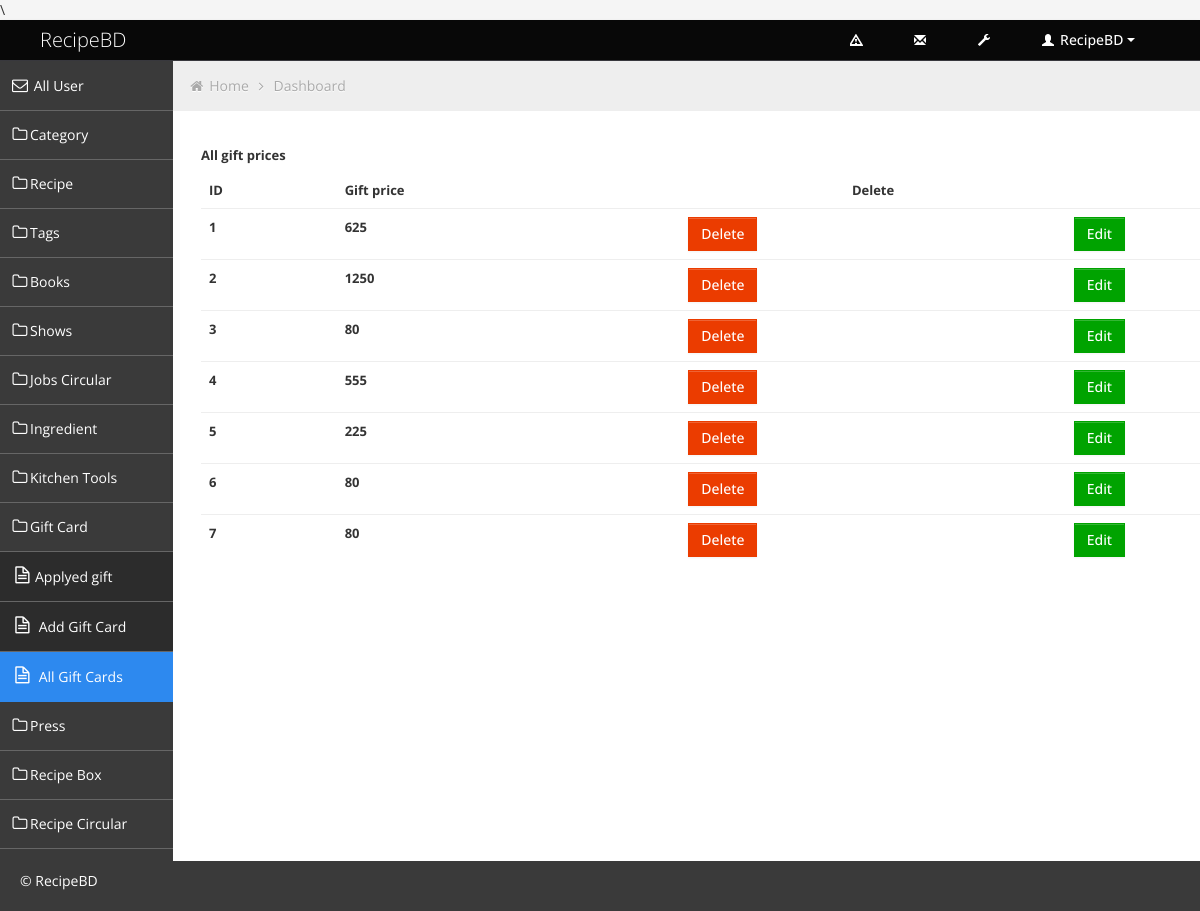
/admin/all_gift_card_price.php, run on the app's committed database.
### tables this page shows
CREATE TABLE `add_gift_card` (
  `id` int(11) NOT NULL,
  `price` int(11) NOT NULL
);

### admin/all_gift_card_price.php (the view, shortened to what this page needs)
<?php include('header.php') ?>
	<div class="container-fluid-full">
	<div class="row-fluid">
<?php include('sidebar.php'); ?>
			<div id="content" class="span10">
			<ul class="breadcrumb">
				<li>
					<i class="icon-home"></i>
					<a href="index.html">Home</a>
					<i class="icon-angle-right"></i>
				</li>
				<li><a href="#">Dashboard</a></li>
			</ul>
           <?php include 'db.php' ?>
           <div class="container my-5">
            <h5 class="py-3">All gift prices</h5>
            <div class="container">
                <table class="table bg-white " style="font-size: 13px;">
                <thead class="bg-white">
                    <tr>
                        <th scope="col">ID </th>
                        <th scope="col">Gift price</th>
                        <th scope="col" style="text-align:center;">Delete</th>
                        <th scope="col" style="text-align:center;">Edit</th>
                    </tr>
                </thead>
                <tbody class="text-secondary bg-light">
                    <?php
                    $recipe_query ="SELECT * FROM add_gift_card";
                    $run_recipe_query =mysqli_query($conn,$recipe_query);
                while($all_recipe = mysqli_fetch_assoc($run_recipe_query))
                {?>
                <tr>
                    <td style="font-weight:bold"><?php echo $all_recipe['id'] ?></td>
                    <td style="font-weight:bold"><?php echo $all_recipe['price'] ?></td>
                    <td class="text-center"><?php
                        echo"<a href='delete_tag.php?id=$all_recipe[id]' class=' btn btn-danger'>Delete</a>";
                            ?>
                    </td>
                    <td class="text-center"><?php
                        echo"<a href='edit-tag.php?id=$all_recipe[id]' class=' btn btn-success'>Edit</a>";
                            ?>
                    </td>
                </tr>
                <?php   } ?>
                </tbody>
            </table>
            </div>
            </div>
			</div>
	</div>
	</div>
<?php include('footer.php'); ?>

### admin/css/style.css (style rules this page uses)
body { background: #F5F5F5; color: #333; border: none; font-family: 'Open Sans', sans-serif; font-weight: 400; }
h5 { font-size: 13px; line-height: 13px; }
#content { background: #ffffff; filter: none; min-height: 100%; padding: 20px 20px; position: relative; }
.breadcrumb { margin: -28px -28px 28px -28px; line-height: 34px; background: #eee; border: 0px; color: #aaa; -webkit-box-shadow: none; -moz-box-shadow: none; box-shadow: none; -webkit-border-radius: 0px; -moz-border-radius: 0px; border-radius: 0px; }
.breadcrumb a { color: #aaa; text-shadow: 0px 1px 1px #fff; }
.btn { display: inline-block; padding: 6px 12px; margin-bottom: 0; font-size: 14px; font-weight: 500; line-height: 20px; text-align: center; white-space: nowrap; vertical-align: middle; cursor: pointer; border: 1px solid #a7a9aa; -webkit-border-radius: 0px !important; border-radius: 0px !important; }
.btn { color: #ffffff; background-color: #a7a9aa; border-color: #a7a9aa; background-image: none; filter: none; text-shadow: none; }
.btn-danger { background-color: #EB3C00; border-color: #EB3C00; }
.btn-success { background-color: #00A300; border-color: #00A300; }
.table th, .table td { border-top: 1px solid #eee; }

### admin/css/style-responsive.css (style rules this page uses)
@media (min-width: 1200px) { .container-fluid-full { overflow: hidden; position: relative; height: 100%; } }
@media (min-width: 1200px) { #content { width: 85.578%; padding: 28px; margin: 0px 0px; margin-left: 14.422% !important; } }

### admin/css/halflings.css (style rules this page uses)
html, html .halflings { -webkit-font-smoothing: antialiased !important; }

### data on the page
add_gift_card: id "1", price "625"
add_gift_card: id "2", price "1250"
add_gift_card: id "3", price "80"
add_gift_card: id "4", price "555"
add_gift_card: id "5", price "225"
add_gift_card: id "6", price "80"
add_gift_card: id "7", price "80"
